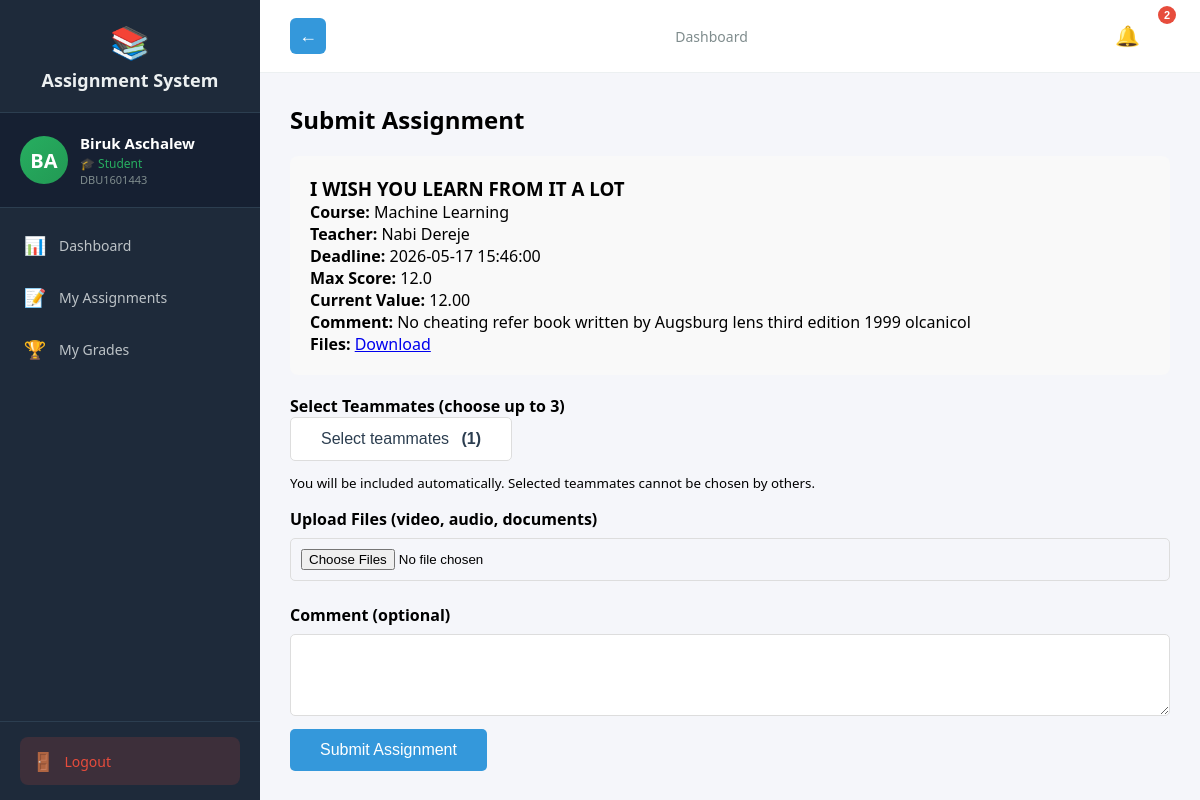
/student/submit/8731dde6-6c1a-4e95-85ed-e847b14a74db (signed in), run on the app's committed database.
### tables this page shows
CREATE TABLE users (
            id TEXT PRIMARY KEY,
            user_id TEXT UNIQUE NOT NULL,
            first_name TEXT NOT NULL,
            last_name TEXT NOT NULL,
            email TEXT UNIQUE NOT NULL,
            password_hash TEXT NOT NULL,
            role TEXT NOT NULL,
            is_approved INTEGER DEFAULT 0,
            created_at TIMESTAMP DEFAULT CURRENT_TIMESTAMP,
            updated_at TIMESTAMP DEFAULT CURRENT_TIMESTAMP,
            node_id TEXT
        );

CREATE TABLE assignments (
            id TEXT PRIMARY KEY,
            title TEXT NOT NULL,
            description TEXT,
            teacher_id TEXT REFERENCES teachers(id),
            course_name TEXT NOT NULL,
            department TEXT NOT NULL,
            year INTEGER NOT NULL,
            deadline TIMESTAMP NOT NULL,
            late_submission INTEGER DEFAULT 0,
            penalty_per_day REAL DEFAULT 0.0,
            max_score REAL DEFAULT 100.0,
            is_group INTEGER DEFAULT 0,
            max_group_size INTEGER DEFAULT 1,
            teacher_comment TEXT,
            files TEXT,
            created_at TIMESTAMP DEFAULT CURRENT_TIMESTAMP,
            updated_at TIMESTAMP DEFAULT CURRENT_TIMESTAMP,
            node_id TEXT
        );

### routes_student.py (the view, shortened to what this page needs)
@student_bp.route('/submit/<assignment_id>', methods=['GET', 'POST'])
@login_required
def submit(assignment_id):
    if current_user.role != 'student':
        return redirect(url_for('auth.login'))
    conn = get_db()
    cur = conn.cursor()
    cur.execute("SELECT id FROM students WHERE user_id = ?", (current_user.id,))
    student = cur.fetchone()
    if not student:
        flash('Student profile not found!', 'danger')
        return redirect(url_for('student.dashboard'))
    student_id = student['id']
    cur.execute("""
         SELECT a.id, a.title, a.course_name, u.first_name, u.last_name,
             a.deadline, a.late_submission, a.penalty_per_day, a.teacher_comment, a.files,
             a.department, a.year, a.max_score, a.is_group, a.max_group_size
        FROM assignments a
        JOIN teachers t ON a.teacher_id = t.id
        JOIN users u ON t.user_id = u.id
        WHERE a.id = ?
    """, (assignment_id,))
    assignment = cur.fetchone()
    if not assignment:
        flash('Assignment not found!', 'danger')
        return redirect(url_for('student.dashboard'))
    try:
        max_score = float(assignment['max_score']) if assignment['max_score'] is not None else 100.0
    except Exception:
        max_score = 100.0
    current_value = max_score
    try:
        deadline_dt = datetime.strptime(assignment['deadline'], '%Y-%m-%d %H:%M:%S') if assignment['deadline'] else None
    except Exception:
        deadline_dt = None
    cur.execute("SELECT id, status, files, student_comment, group_id FROM submissions WHERE assignment_id = ? AND student_id = ?",
                (assignment_id, student_id))
    existing = cur.fetchone()
    teammates_list = []
    current_student = None
    selected_ids = []
    if assignment and assignment['is_group']:
        cur2 = get_db().cursor()
        cur2.execute("SELECT st.id, u.first_name, u.last_name, u.user_id, st.year FROM students st JOIN users u ON st.user_id = u.id WHERE st.id = ?", (student_id,))
        current_student = cur2.fetchone()
        if existing and existing['group_id']:
            cur2.execute("SELECT s.student_id FROM submissions s WHERE s.assignment_id = ? AND s.group_id = ?", (assignment_id, existing['group_id']))
            selected_ids = [r[0] for r in cur2.fetchall()]
        params = [assignment['department'].strip(), assignment['year'], student_id, assignment_id]
        query = """
            SELECT st.id, u.first_name, u.last_name, u.user_id, st.year
            FROM students st
            JOIN users u ON st.user_id = u.id
            WHERE st.department = ? AND st.year = ? AND st.id != ?
            AND st.id NOT IN (SELECT student_id FROM submissions WHERE assignment_id = ?)
        """
        cur2.execute(query, params)
        available = cur2.fetchall()
        full_selected = []
        if selected_ids:
            placeholders = ','.join(['?'] * len(selected_ids))
            cur2.execute(f"SELECT st.id, u.first_name, u.last_name, u.user_id, st.year FROM students st JOIN users u ON st.user_id = u.id WHERE st.id IN ({placeholders})", tuple(selected_ids))
            full_selected = cur2.fetchall()
        if selected_ids:
            available = [r for r in available if r[0] not in selected_ids]
        teammates_list = (full_selected if full_selected else []) + available
        cur2.connection.close()
    conn.close()
    max_score = float(assignment['max_score']) if assignment['max_score'] is not None else 100.0
    current_value = max_score
    try:
        deadline_dt = datetime.strptime(assignment['deadline'], '%Y-%m-%d %H:%M:%S') if assignment['deadline'] else None
    except Exception:
        deadline_dt = None
    return render_template('student/submit.html',
                         assignment=assignment,
                         existing=existing,
                         now=datetime.now(),
                         current_value=current_value,
                         max_score=max_score,
                         teammates_list=teammates_list,
                         current_student=current_student,
                         selected_ids=selected_ids)

### auth.py (called while the page is built)
def get_db():
    conn = sqlite3.connect('assignments.db')
    conn.row_factory = sqlite3.Row
    return conn

@login_manager.user_loader
def load_user(user_id):
    conn = get_db()
    cur = conn.cursor()
    cur.execute("SELECT id, user_id, first_name, last_name, email, role, is_approved FROM users WHERE id = ?", (user_id,))
    user = cur.fetchone()
    cur.close()
    conn.close()
    if user:
        from flask_login import UserMixin
        class User(UserMixin):
            pass
        u = User()
        u.id = user['id']
        u.user_id = user['user_id']
        u.first_name = user['first_name']
        u.last_name = user['last_name']
        u.email = user['email']
        u.role = user['role']
        u.is_approved = user['is_approved']
        return u
    return None

### routes_student.py (called while the page is built)
def get_db():
    conn = sqlite3.connect('assignments.db')
    conn.row_factory = sqlite3.Row
    return conn

### templates/student/submit.html (shortened to what this page needs)
{% extends "student_base.html" %}
{% block content %}
<h2>Submit Assignment</h2>
<div class="details">
    <h3>{{ assignment[1] }}</h3>
    <p><strong>Course:</strong> {{ assignment[2] }}</p>
    <p><strong>Teacher:</strong> {{ assignment[3] }} {{ assignment[4] }}</p>
    <p><strong>Deadline:</strong> {{ assignment[5] }}</p>
    <p><strong>Max Score:</strong> {{ max_score if max_score is not none else (assignment[12] if assignment[12] is not none else 100) }}</p>
    <p><strong>Current Value:</strong> {{ '%.2f'|format(current_value) if current_value is not none else (max_score if max_score is not none else (assignment[12] if assignment[12] is not none else 100)) }}</p>
    {% if assignment[8] %}<p><strong>Comment:</strong> {{ assignment[8] }}</p>{% endif %}
    {% if assignment[9] %}<p><strong>Files:</strong> <a href="/static/uploads/{{ assignment[9].split(',')[0] }}" download>Download</a></p>{% endif %}
</div>
<form method="POST" enctype="multipart/form-data">
    {% if assignment['is_group'] %}
    <label>Select Teammates (choose up to {{ assignment['max_group_size'] or 2 }})</label>
    <div class="team-dropdown" style="position:relative; margin-bottom:10px;">
        <button type="button" id="teamToggle" class="btn" style="background:#fff;color:#2c3e50;border:1px solid #ddd;">Select teammates <span id="teamCount" style="font-weight:700;margin-left:8px;">(0)</span></button>
    </div>
    <small>You will be included automatically. Selected teammates cannot be chosen by others.</small>
    {% endif %}
    <label>Upload Files (video, audio, documents)</label>
    <input type="file" name="submission_files" multiple>
    <label>Comment (optional)</label>
    <textarea name="comment" rows="4">{{ existing[2] if existing else '' }}</textarea>
    <button type="submit">{% if existing %}Update Submission{% else %}Submit Assignment{% endif %}</button>
</form>
{% endblock %}

### templates/student_base.html (shortened to what this page needs)
<!DOCTYPE html>
<html>
<head>
</head>
<body>
    <div class="layout">
        <div class="sidebar" id="sidebar">
            <div class="logo">
                <span class="icon">📚</span>
                Assignment System
            </div>
            <div class="profile-card">
                <div class="avatar">{{ current_user.first_name[0] }}{{ current_user.last_name[0] }}</div>
                <div class="info">
                    <div class="name">{{ current_user.first_name }} {{ current_user.last_name }}</div>
                    <div class="role">🎓 Student</div>
                    <div class="id-text">{{ current_user.user_id }}</div>
                </div>
            </div>
            <nav>
                <a href="/student/dashboard" class="{{ 'active' if request.path == '/student/dashboard' }}" onclick="closeSidebar()">
                    <span class="icon">📊</span> Dashboard
                </a>
                <a href="/student/dashboard#assignments" onclick="closeSidebar()">
                    <span class="icon">📝</span> My Assignments
                </a>
                <a href="/student/grades" class="{{ 'active' if request.path == '/student/grades' }}" onclick="closeSidebar()">
                    <span class="icon">🏆</span> My Grades
                </a>
            </nav>
            <div class="sidebar-footer">
                <a href="/logout" class="logout-btn">
                    <span class="icon">🚪</span> Logout
                </a>
            </div>
        </div>
        <div class="main">
            <div class="topbar">
                {% if request.path != '/student/dashboard' %}
                <button id="back-btn" class="back-btn" onclick="goBack()"><span class="back-icon">←</span></button>
                {% endif %}
                <div class="breadcrumb">
                    {% block page_title %}Dashboard{% endblock %}
                </div>
                <div style="position:relative;">
                    <button id="notifBell" class="notif-bell" aria-label="Notifications">🔔
                        {% if reminder_count and reminder_count > 0 %}
                        <span class="notif-badge">{{ reminder_count }}</span>
                        {% endif %}
                    </button>
                </div>
            </div>
            <div class="content">
                {% block content %}{% endblock %}
            </div>
        </div>
    </div>
</body>
</html>

### templates/student_base.html (style rules this page uses)
* { margin: 0; padding: 0; box-sizing: border-box; }
body { font-family: 'Segoe UI', Arial, sans-serif; background: #f5f6fa; }
.layout { display: flex; min-height: 100vh; }
.sidebar { width: 260px; background: #1e2a3a; color: #ecf0f1; padding: 0; position: fixed; height: 100vh; overflow-y: auto; z-index: 100; transition: transform 0.3s; display: flex; flex-direction: column; }
.sidebar .logo { padding: 20px; font-size: 18px; font-weight: bold; text-align: center; border-bottom: 1px solid #2c3e50; }
.sidebar .logo .icon { font-size: 32px; display: block; margin-bottom: 5px; }
.sidebar .profile-card { padding: 20px; border-bottom: 1px solid #2c3e50; display: flex; align-items: center; gap: 12px; background: #162032; }
.sidebar .profile-card .avatar { width: 48px; height: 48px; border-radius: 50%; background: linear-gradient(135deg, #27ae60, #229954); color: white; display: flex; align-items: center; justify-content: center; font-weight: bold; font-size: 20px; flex-shrink: 0; }
.sidebar .profile-card .info { overflow: hidden; }
.sidebar .profile-card .info .name { font-weight: 600; font-size: 15px; color: white; white-space: nowrap; overflow: hidden; text-overflow: ellipsis; }
.sidebar .profile-card .info .role { font-size: 12px; color: #27ae60; margin-top: 2px; }
.sidebar .profile-card .info .id-text { font-size: 11px; color: #7f8c8d; }
.sidebar nav { flex: 1; padding: 10px 0; }
.sidebar nav a { display: flex; align-items: center; padding: 13px 20px; color: #bdc3c7; text-decoration: none; font-size: 14px; border-left: 3px solid transparent; cursor: pointer; transition: all 0.2s; margin: 2px 0; }
.sidebar nav a .icon { margin-right: 12px; font-size: 18px; width: 24px; text-align: center; }
.sidebar .sidebar-footer { padding: 15px 20px; border-top: 1px solid #2c3e50; }
.sidebar .sidebar-footer .logout-btn { display: flex; align-items: center; gap: 10px; padding: 12px; background: rgba(231,76,60,0.15); color: #e74c3c; text-decoration: none; border-radius: 8px; font-size: 14px; font-weight: 500; transition: all 0.2s; }
.sidebar .sidebar-footer .logout-btn .icon { font-size: 18px; }
.main { margin-left: 260px; flex: 1; width: calc(100% - 260px); }
.topbar { background: white; padding: 12px 30px; display: flex; justify-content: space-between; align-items: center; border-bottom: 1px solid #ecf0f1; }
.back-btn { background: #3498db; color: white; border: none; padding: 6px 10px; border-radius: 6px; cursor: pointer; font-size: 16px; margin-right: 12px; display: inline-flex; align-items: center; justify-content: center; width:36px; height:36px; }
.back-btn .back-icon { font-weight: 700; font-size: 18px; line-height: 1; }
.topbar .breadcrumb { color: #7f8c8d; font-size: 14px; }
.notif-bell { position: relative; background: none; border: none; font-size: 20px; cursor: pointer; color: #2c3e50; }
.notif-badge { position: absolute; top: -6px; right: -6px; background: #e74c3c; color: white; border-radius: 50%; width:18px; height:18px; display:flex; align-items:center; justify-content:center; font-size:11px; font-weight:700; }
.content { padding: 30px; }

### templates/student/submit.html (style rules this page uses)
.details { background: #f9f9f9; padding: 20px; border-radius: 8px; margin: 20px 0; }
input, textarea { width: 100%; padding: 10px; margin: 8px 0; border: 1px solid #ddd; border-radius: 5px; }
button { padding: 12px 30px; background: #3498db; color: white; border: none; border-radius: 5px; cursor: pointer; font-size: 16px; }
label { font-weight: bold; display: block; margin-top: 15px; }

### data on the page
users: first_name "B", last_name "A", first_name "Biruk", last_name "Aschalew", user_id "DBU1601443"
assignments: title "I WISH YOU LEARN FROM IT A LOT", course_name "Machine Learning", deadline "2026-05-17 15:46:00", max_score "12.0", max_score "12.00", teacher_comment "No cheating refer book written by Augsburg lens third edition 1999 olcanicol", max_group_size "3"
users: first_name "Nabi", last_name "Dereje"

### other printed values
{{ reminder_count }} "2"
